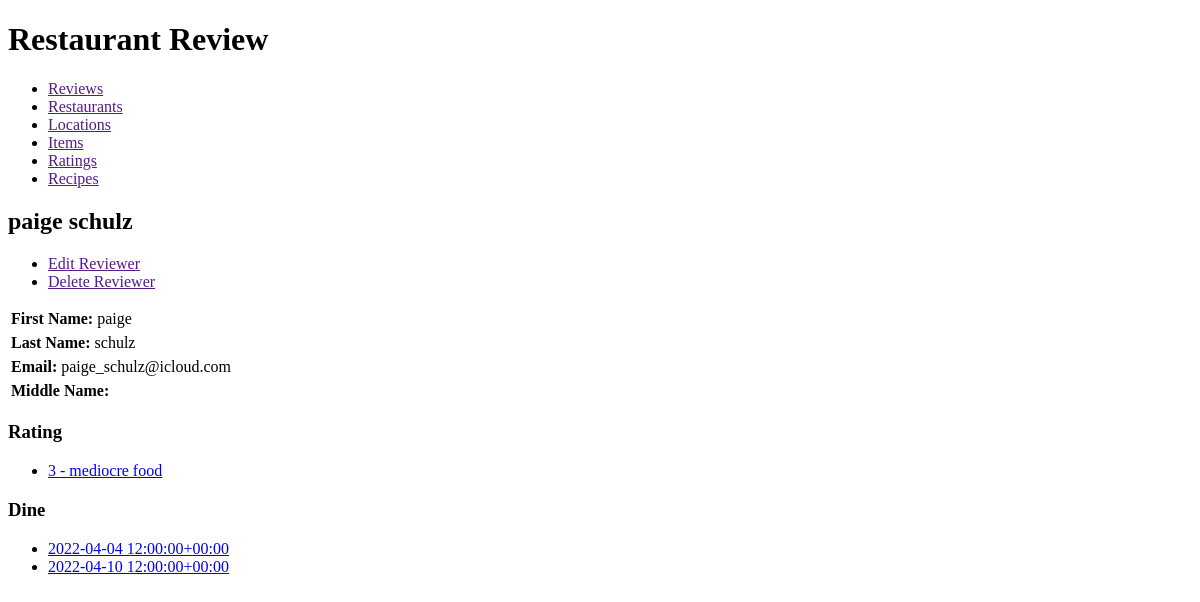
The page /reviewer/1/ on the database as committed earlier.
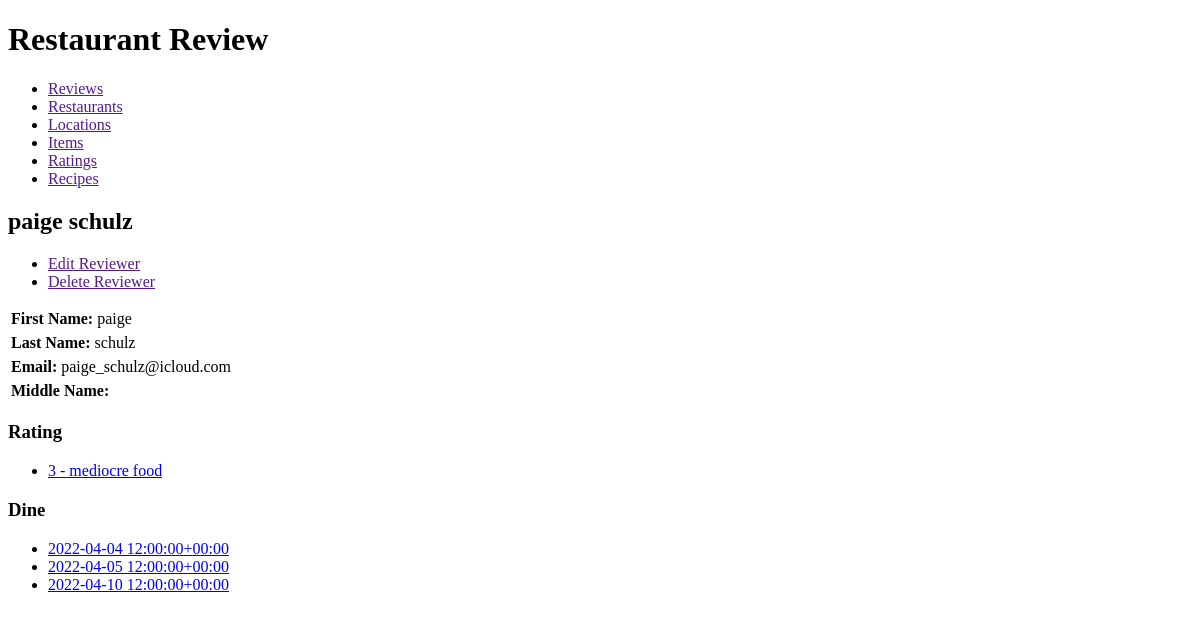
The same page on the database as committed later.
### restaurantreview/models.py (models this page shows)
class Rating(models.Model):
    rating_id = models.AutoField(primary_key=True)
    stars_rating = models.IntegerField(unique=True)
    comment = models.CharField(max_length=250, default='')
    reviewer = models.ForeignKey(Reviewer, related_name="ratings", on_delete=models.PROTECT)
    item = models.ForeignKey(Item, related_name="ratings", on_delete=models.PROTECT)
    def __str__(self):
        return '%s - %s' % (self.stars_rating, self.comment)
    def get_absolute_url(self):
        return reverse('restaurantreview_rating_detail_urlpattern',
                       kwargs={'pk': self.pk})
    class Meta:
        ordering = ['stars_rating']

class Dine(models.Model):
    dine_at_id = models.AutoField(primary_key=True)
    date = models.DateTimeField(blank=True, null=True)
    location = models.ForeignKey(Location, related_name="dines", on_delete=models.PROTECT)
    reviewer = models.ForeignKey(Reviewer, related_name="dines", on_delete=models.PROTECT)
    def __str__(self):
        return '%s' % self.date
    def get_absolute_url(self):
        return reverse('restaurantreview_dine_detail_urlpattern',
                       kwargs={'pk': self.pk})
    class Meta:
        ordering = ['date', 'location', 'reviewer']
        constraints = [
            UniqueConstraint(fields=['date', 'location'], name='unique_rating')
        ]

### restaurantreview/views.py (the view)
class ReviewerDetail(DetailView):
    model = Reviewer
    def get_context_data(self, **kwargs):
        context = super(DetailView, self).get_context_data(**kwargs)
        reviewer = self.get_object()
        dine_list = reviewer.dines.all()
        rating_list = reviewer.ratings.all()
        context['dine_list'] = dine_list
        context['rating_list'] = rating_list
        return context

### restaurantreview/models.py (called while the page is built)
    def __str__(self):
        result = ''
        if self.middle_name == '':
            result = '%s %s' % (self.first_name, self.last_name)
        else:
            result = '%s %s %s' % (self.first_name, self.middle_name, self.last_name)
        return result

### restaurantreview/templates/restaurantreview/reviewer_detail.html (shortened to what this page needs)
{% extends 'restaurantreview/base.html' %}
{% block content %}
    <h2>{{ reviewer }}</h2>
    <ul class="ezu-button-list">
        <li>
            <a href="{{ reviewer.get_update_url }}"
               class="button button-primary">
                Edit Reviewer</a></li>
        <li>
            <a href="{{ reviewer.get_delete_url }}"
               class="button button-primary">
                Delete Reviewer</a></li>
    </ul>
    <section>
        <table>
            <tr>
                <th>First Name:</th>
                <td>{{ reviewer.first_name }}</td>
            </tr>
        </table>
        <table>
            <tr>
                <th>Last Name:</th>
                <td>{{ reviewer.last_name }}</td>
            </tr>
        </table>
        <table>
            <tr>
                <th>Email:</th>
                <td>{{ reviewer.email }}</td>
            </tr>
        </table>
        <table>
            <tr>
                <th>Middle Name:</th>
                <td>{{ reviewer.middle_name }}</td>
            </tr>
        </table>
    </section>
    <section>
        <h3>Rating</h3>
        <ul>
            {% for rating in rating_list %}
                <li>
                    <a href="{{ rating.get_absolute_url }}">{{ rating }}</a>
                </li>
            {% empty %}
                <li><em>There are currently no ratings for this reviewer.</em></li>
            {% endfor %}
        </ul>
        <h3>Dine</h3>
        <ul>
            {% for dine in dine_list %}
                <li>
                    <a href="{{ dine.get_absolute_url }}">{{ dine }}</a>
                </li>
            {% empty %}
                <li><em>There are currently no dinings for this reviewer.</em></li>
            {% endfor %}
        </ul>
    </section>
{% endblock %}

Rows that differ between the two databases and show on the page:
added Dine: date "2022-04-05 12:00:00+00:00"
